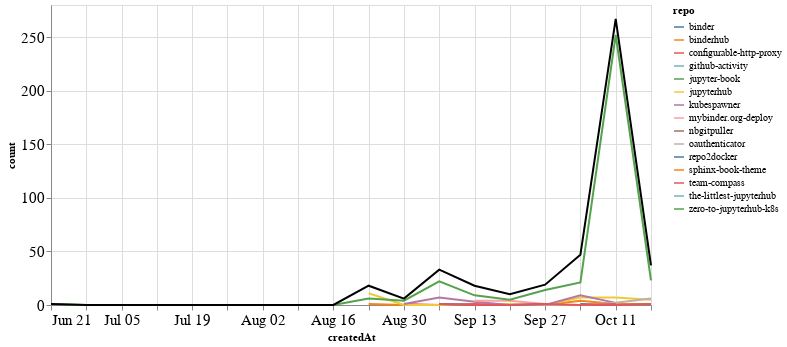

The cell this chart's notebook holds for it:
### Markdown cell above
## Comments

### Code cell
comments_time = comments.groupby('repo').resample('W', on='createdAt').count()['author'].reset_index()
comments_time = comments_time.rename(columns={'author': 'count'})
comments_time_total = comments_time.groupby('createdAt').agg({"count": "sum"}).reset_index()
ch1 = alt.Chart(comments_time, width=600).mark_line().encode(
    x='createdAt',
    y='count',
    color='repo',
    tooltip="repo"
)

ch2 = alt.Chart(comments_time_total, width=600).mark_line(color="black").encode(
    x='createdAt',
    y='count',
)

ch1 + ch2

### Figure 1 — Vega-Lite specification as saved in the notebook (floating-point values rounded to 4 significant figures)
{"config": {"axisLeft": {"labelFontSize": 15}, "axisBottom": {"labelFontSize": 15}}, "layer": [{"data": {"name": "data-2dc1ff610c6f70698fa3f5db95dfe31b"}, "mark": "line", "encoding": {"color": {"type": "nominal", "field": "repo"}, "tooltip": {"type": "nominal", "field": "repo"}, "x": {"type": "temporal", "field": "createdAt"}, "y": {"type": "quantitative", "field": "count"}}, "width": 600}, {"data": {"name": "data-2cdc83b2b85f44f1d31d7acc26734381"}, "mark": {"type": "line", "color": "black"}, "encoding": {"x": {"type": "temporal", "field": "createdAt"}, "y": {"type": "quantitative", "field": "count"}}, "width": 600}], "$schema": "https://vega.github.io/schema/vega-lite/v4.8.1.json", "datasets": {"data-2dc1ff610c6f70698fa3f5db95dfe31b": [{"repo": "binder", "createdAt": "2020-10-04T00:00:00", "count": 1}, {"repo": "binder", "createdAt": "2020-10-11T00:00:00", "count": 1}, {"repo": "binder", "createdAt": "2020-10-18T00:00:00", "count": 1}, {"repo": "binderhub", "createdAt": "2020-08-23T00:00:00", "count": 1}, {"repo": "binderhub", "createdAt": "2020-08-30T00:00:00", "count": 0}, {"repo": "binderhub", "createdAt": "2020-09-06T00:00:00", "count": 0}, {"repo": "binderhub", "createdAt": "2020-09-13T00:00:00", "count": 1}, {"repo": "binderhub", "createdAt": "2020-09-20T00:00:00", "count": 0}, {"repo": "binderhub", "createdAt": "2020-09-27T00:00:00", "count": 0}, {"repo": "binderhub", "createdAt": "2020-10-04T00:00:00", "count": 4}, {"repo": "binderhub", "createdAt": "2020-10-11T00:00:00", "count": 1}, {"repo": "binderhub", "createdAt": "2020-10-18T00:00:00", "count": 1}, {"repo": "configurable-http-proxy", "createdAt": "2020-08-30T00:00:00", "count": 1}, {"repo": "configurable-http-proxy", "createdAt": "2020-09-06T00:00:00", "count": 0}, {"repo": "configurable-http-proxy", "createdAt": "2020-09-13T00:00:00", "count": 1}, {"repo": "configurable-http-proxy", "createdAt": "2020-09-20T00:00:00", "count": 0}, {"repo": "configurable-http-proxy", "createdAt": "2020-09-27T00:00:00", "count": 0}, {"repo": "configurable-http-proxy", "createdAt": "2020-10-04T00:00:00", "count": 0}, {"repo": "configurable-http-proxy", "createdAt": "2020-10-11T00:00:00", "count": 0}, {"repo": "configurable-http-proxy", "createdAt": "2020-10-18T00:00:00", "count": 1}, {"repo": "github-activity", "createdAt": "2020-10-11T00:00:00", "count": 1}, {"repo": "jupyter-book", "createdAt": "2020-10-04T00:00:00", "count": 2}, {"repo": "jupyterhub", "createdAt": "2020-08-23T00:00:00", "count": 11}, {"repo": "jupyterhub", "createdAt": "2020-08-30T00:00:00", "count": 0}, {"repo": "jupyterhub", "createdAt": "2020-09-06T00:00:00", "count": 0}, {"repo": "jupyterhub", "createdAt": "2020-09-13T00:00:00", "count": 0}, {"repo": "jupyterhub", "createdAt": "2020-09-20T00:00:00", "count": 1}, {"repo": "jupyterhub", "createdAt": "2020-09-27T00:00:00", "count": 0}, {"repo": "jupyterhub", "createdAt": "2020-10-04T00:00:00", "count": 7}, {"repo": "jupyterhub", "createdAt": "2020-10-11T00:00:00", "count": 7}, {"repo": "jupyterhub", "createdAt": "2020-10-18T00:00:00", "count": 5}, {"repo": "kubespawner", "createdAt": "2020-08-30T00:00:00", "count": 1}, {"repo": "kubespawner", "createdAt": "2020-09-06T00:00:00", "count": 7}, {"repo": "kubespawner", "createdAt": "2020-09-13T00:00:00", "count": 3}, {"repo": "kubespawner", "createdAt": "2020-09-20T00:00:00", "count": 0}, {"repo": "kubespawner", "createdAt": "2020-09-27T00:00:00", "count": 0}, {"repo": "kubespawner", "createdAt": "2020-10-04T00:00:00", "count": 9}, {"repo": "kubespawner", "createdAt": "2020-10-11T00:00:00", "count": 2}, {"repo": "mybinder.org-deploy", "createdAt": "2020-09-13T00:00:00", "count": 4}, {"repo": "mybinder.org-deploy", "createdAt": "2020-09-20T00:00:00", "count": 4}, {"repo": "mybinder.org-deploy", "createdAt": "2020-09-27T00:00:00", "count": 1}, {"repo": "nbgitpuller", "createdAt": "2020-10-04T00:00:00", "count": 3}, {"repo": "oauthenticator", "createdAt": "2020-09-06T00:00:00", "count": 1}, {"repo": "oauthenticator", "createdAt": "2020-09-13T00:00:00", "count": 0}, {"repo": "oauthenticator", "createdAt": "2020-09-20T00:00:00", "count": 0}, {"repo": "oauthenticator", "createdAt": "2020-09-27T00:00:00", "count": 0}, {"repo": "oauthenticator", "createdAt": "2020-10-04T00:00:00", "count": 0}, {"repo": "oauthenticator", "createdAt": "2020-10-11T00:00:00", "count": 2}, {"repo": "oauthenticator", "createdAt": "2020-10-18T00:00:00", "count": 6}, {"repo": "repo2docker", "createdAt": "2020-09-06T00:00:00", "count": 1}, {"repo": "repo2docker", "createdAt": "2020-09-13T00:00:00", "count": 0}, {"repo": "repo2docker", "createdAt": "2020-09-20T00:00:00", "count": 0}, {"repo": "repo2docker", "createdAt": "2020-09-27T00:00:00", "count": 1}, {"repo": "sphinx-book-theme", "createdAt": "2020-09-27T00:00:00", "count": 2}, {"repo": "team-compass", "createdAt": "2020-09-06T00:00:00", "count": 1}, {"repo": "team-compass", "createdAt": "2020-09-13T00:00:00", "count": 0}, {"repo": "team-compass", "createdAt": "2020-09-20T00:00:00", "count": 0}, {"repo": "team-compass", "createdAt": "2020-09-27T00:00:00", "count": 1}, {"repo": "team-compass", "createdAt": "2020-10-04T00:00:00", "count": 0}, {"repo": "team-compass", "createdAt": "2020-10-11T00:00:00", "count": 1}, {"repo": "the-littlest-jupyterhub", "createdAt": "2020-09-06T00:00:00", "count": 1}, {"repo": "zero-to-jupyterhub-k8s", "createdAt": "2020-06-21T00:00:00", "count": 1}, {"repo": "zero-to-jupyterhub-k8s", "createdAt": "2020-06-28T00:00:00", "count": 0}, {"repo": "zero-to-jupyterhub-k8s", "createdAt": "2020-07-05T00:00:00", "count": 0}, {"repo": "zero-to-jupyterhub-k8s", "createdAt": "2020-07-12T00:00:00", "count": 0}, {"repo": "zero-to-jupyterhub-k8s", "createdAt": "2020-07-19T00:00:00", "count": 0}, {"repo": "zero-to-jupyterhub-k8s", "createdAt": "2020-07-26T00:00:00", "count": 0}, {"repo": "zero-to-jupyterhub-k8s", "createdAt": "2020-08-02T00:00:00", "count": 0}, {"repo": "zero-to-jupyterhub-k8s", "createdAt": "2020-08-09T00:00:00", "count": 0}, {"repo": "zero-to-jupyterhub-k8s", "createdAt": "2020-08-16T00:00:00", "count": 0}, {"repo": "zero-to-jupyterhub-k8s", "createdAt": "2020-08-23T00:00:00", "count": 6}, {"repo": "zero-to-jupyterhub-k8s", "createdAt": "2020-08-30T00:00:00", "count": 4}, {"repo": "zero-to-jupyterhub-k8s", "createdAt": "2020-09-06T00:00:00", "count": 22}, {"repo": "zero-to-jupyterhub-k8s", "createdAt": "2020-09-13T00:00:00", "count": 9}, {"repo": "zero-to-jupyterhub-k8s", "createdAt": "2020-09-20T00:00:00", "count": 5}, {"repo": "zero-to-jupyterhub-k8s", "createdAt": "2020-09-27T00:00:00", "count": 14}, {"repo": "zero-to-jupyterhub-k8s", "createdAt": "2020-10-04T00:00:00", "count": 21}, {"repo": "zero-to-jupyterhub-k8s", "createdAt": "2020-10-11T00:00:00", "count": 252}, {"repo": "zero-to-jupyterhub-k8s", "createdAt": "2020-10-18T00:00:00", "count": 23}], "data-2cdc83b2b85f44f1d31d7acc26734381": [{"createdAt": "2020-06-21T00:00:00", "count": 1}, {"createdAt": "2020-06-28T00:00:00", "count": 0}, {"createdAt": "2020-07-05T00:00:00", "count": 0}, {"createdAt": "2020-07-12T00:00:00", "count": 0}, {"createdAt": "2020-07-19T00:00:00", "count": 0}, {"createdAt": "2020-07-26T00:00:00", "count": 0}, {"createdAt": "2020-08-02T00:00:00", "count": 0}, {"createdAt": "2020-08-09T00:00:00", "count": 0}, {"createdAt": "2020-08-16T00:00:00", "count": 0}, {"createdAt": "2020-08-23T00:00:00", "count": 18}, {"createdAt": "2020-08-30T00:00:00", "count": 6}, {"createdAt": "2020-09-06T00:00:00", "count": 33}, {"createdAt": "2020-09-13T00:00:00", "count": 18}, {"createdAt": "2020-09-20T00:00:00", "count": 10}, {"createdAt": "2020-09-27T00:00:00", "count": 19}, {"createdAt": "2020-10-04T00:00:00", "count": 47}, {"createdAt": "2020-10-11T00:00:00", "count": 267}, {"createdAt": "2020-10-18T00:00:00", "count": 37}]}}
